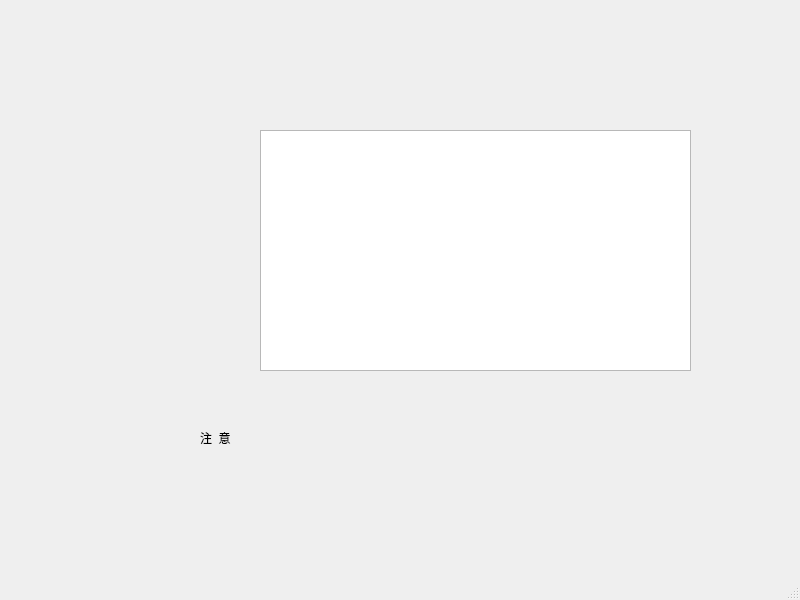
<?xml version="1.0" encoding="UTF-8"?>
<ui version="4.0">
 <class>MainWindow</class>
 <widget class="QMainWindow" name="MainWindow">
  <property name="geometry">
   <rect>
    <x>0</x>
    <y>0</y>
    <width>800</width>
    <height>600</height>
   </rect>
  </property>
  <property name="windowTitle">
   <string>MainWindow</string>
  </property>
  <widget class="QWidget" name="centralwidget">
   <widget class="QTextEdit" name="outText">
    <property name="geometry">
     <rect>
      <x>260</x>
      <y>130</y>
      <width>431</width>
      <height>241</height>
     </rect>
    </property>
   </widget>
   <widget class="QLabel" name="label">
    <property name="geometry">
     <rect>
      <x>200</x>
      <y>430</y>
      <width>59</width>
      <height>16</height>
     </rect>
    </property>
    <property name="text">
     <string>注  意</string>
    </property>
   </widget>
  </widget>
  <widget class="QMenuBar" name="menubar">
   <property name="geometry">
    <rect>
     <x>0</x>
     <y>0</y>
     <width>800</width>
     <height>22</height>
    </rect>
   </property>
  </widget>
  <widget class="QStatusBar" name="statusbar"/>
 </widget>
 <resources/>
 <connections/>
</ui>
